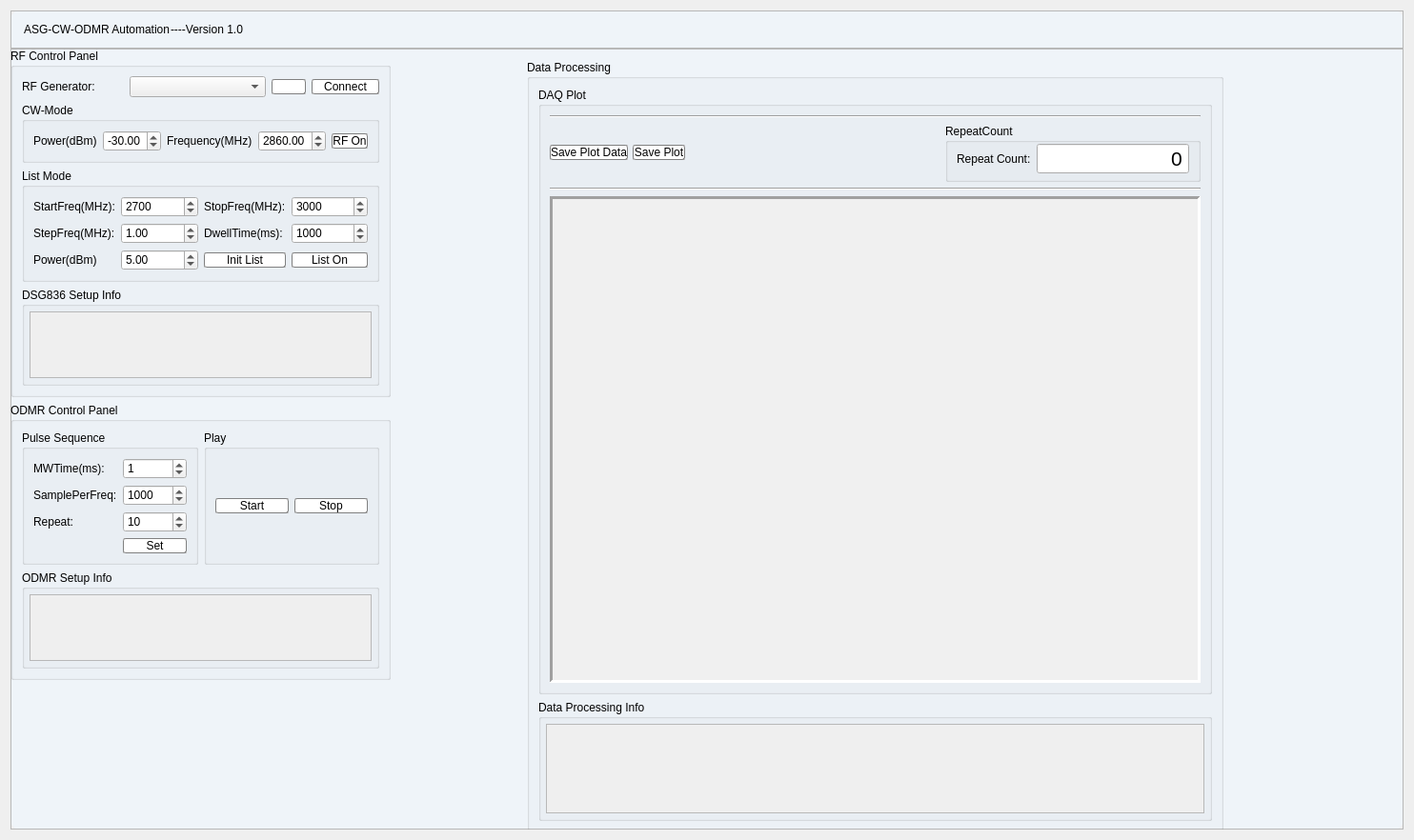
<?xml version="1.0" encoding="UTF-8"?>
<ui version="4.0">
 <class>Form</class>
 <widget class="QWidget" name="Form">
  <property name="geometry">
   <rect>
    <x>0</x>
    <y>0</y>
    <width>1484</width>
    <height>882</height>
   </rect>
  </property>
  <property name="sizePolicy">
   <sizepolicy hsizetype="Fixed" vsizetype="Fixed">
    <horstretch>0</horstretch>
    <verstretch>0</verstretch>
   </sizepolicy>
  </property>
  <property name="windowTitle">
   <string>Form</string>
  </property>
  <property name="styleSheet">
   <string notr="true">QWidget#Form{
	border-radius:10px;
}

QWidget#mainwidget{
	background-color: rgba(239, 244, 249, 0);
	border-radius:10px;
}
QFrame#mainframe{
	background-color: rgba(239, 244, 249, 255);
	border-radius:10px;
}
QGroupBox{
	border-width: 2px;
	
	font: 25 9pt &quot;Microsoft YaHei UI Light&quot;;
}
QPushButton{
	background-color: rgb(255, 255, 255);
	border-radius: 2px;
	border: 1px groove gray;
	font: 63 9pt &quot;Nunito Sans SemiBold&quot;;
}
QTabWidget{
	font: 63 9pt &quot;Nunito Sans SemiBold&quot;;
}
QLabel{
	font: 9pt &quot;Microsoft YaHei UI&quot;;
}
QComboBox{
	
	font: 9pt &quot;Menlo for Powerline&quot;;
}
</string>
  </property>
  <layout class="QVBoxLayout" name="verticalLayout_19" stretch="0">
   <item>
    <widget class="QWidget" name="mainwidget" native="true">
     <property name="styleSheet">
      <string notr="true"/>
     </property>
     <layout class="QVBoxLayout" name="verticalLayout_5">
      <property name="spacing">
       <number>0</number>
      </property>
      <property name="leftMargin">
       <number>0</number>
      </property>
      <property name="topMargin">
       <number>0</number>
      </property>
      <property name="rightMargin">
       <number>0</number>
      </property>
      <property name="bottomMargin">
       <number>0</number>
      </property>
      <item>
       <widget class="QFrame" name="mainframe">
        <property name="styleSheet">
         <string notr="true"/>
        </property>
        <property name="frameShape">
         <enum>QFrame::StyledPanel</enum>
        </property>
        <property name="frameShadow">
         <enum>QFrame::Raised</enum>
        </property>
        <layout class="QVBoxLayout" name="verticalLayout">
         <property name="spacing">
          <number>0</number>
         </property>
         <property name="leftMargin">
          <number>0</number>
         </property>
         <property name="topMargin">
          <number>0</number>
         </property>
         <property name="rightMargin">
          <number>0</number>
         </property>
         <property name="bottomMargin">
          <number>0</number>
         </property>
         <item>
          <widget class="QFrame" name="frame">
           <property name="sizePolicy">
            <sizepolicy hsizetype="Preferred" vsizetype="Preferred">
             <horstretch>0</horstretch>
             <verstretch>1</verstretch>
            </sizepolicy>
           </property>
           <property name="minimumSize">
            <size>
             <width>0</width>
             <height>40</height>
            </size>
           </property>
           <property name="baseSize">
            <size>
             <width>0</width>
             <height>0</height>
            </size>
           </property>
           <property name="styleSheet">
            <string notr="true"/>
           </property>
           <property name="frameShape">
            <enum>QFrame::StyledPanel</enum>
           </property>
           <property name="frameShadow">
            <enum>QFrame::Raised</enum>
           </property>
           <layout class="QHBoxLayout" name="horizontalLayout_2" stretch="0,0,0,80,3,3,3">
            <property name="spacing">
             <number>1</number>
            </property>
            <property name="leftMargin">
             <number>5</number>
            </property>
            <property name="topMargin">
             <number>1</number>
            </property>
            <property name="rightMargin">
             <number>1</number>
            </property>
            <property name="bottomMargin">
             <number>1</number>
            </property>
            <item>
             <widget class="QLabel" name="label_2">
              <property name="text">
               <string/>
              </property>
              <property name="pixmap">
               <pixmap resource="resources.qrc">:/my_icons/images/icons/window_title_icon.png</pixmap>
              </property>
             </widget>
            </item>
            <item>
             <widget class="QLabel" name="label">
              <property name="sizePolicy">
               <sizepolicy hsizetype="Preferred" vsizetype="Preferred">
                <horstretch>0</horstretch>
                <verstretch>0</verstretch>
               </sizepolicy>
              </property>
              <property name="font">
               <font>
                <family>Microsoft YaHei UI</family>
                <pointsize>9</pointsize>
                <weight>50</weight>
                <italic>false</italic>
                <bold>false</bold>
               </font>
              </property>
              <property name="styleSheet">
               <string notr="true"/>
              </property>
              <property name="text">
               <string>ASG-CW-ODMR Automation</string>
              </property>
             </widget>
            </item>
            <item>
             <widget class="QLabel" name="label_6">
              <property name="text">
               <string>----Version 1.0</string>
              </property>
             </widget>
            </item>
            <item>
             <spacer name="horizontalSpacer_2">
              <property name="orientation">
               <enum>Qt::Horizontal</enum>
              </property>
              <property name="sizeHint" stdset="0">
               <size>
                <width>40</width>
                <height>20</height>
               </size>
              </property>
             </spacer>
            </item>
            <item>
             <widget class="QPushButton" name="min_btn">
              <property name="sizePolicy">
               <sizepolicy hsizetype="Minimum" vsizetype="Fixed">
                <horstretch>0</horstretch>
                <verstretch>0</verstretch>
               </sizepolicy>
              </property>
              <property name="maximumSize">
               <size>
                <width>60</width>
                <height>30</height>
               </size>
              </property>
              <property name="styleSheet">
               <string notr="true">QPushButton {	
	border: none;
	border-radius: 2px;
	background-color: rgba(239, 244, 249, 0);
}
QPushButton:hover {
	background-color: rgba(160, 160, 160,100);
}
QPushButton:pressed {	
	background-color: transparent;
}
</string>
              </property>
              <property name="text">
               <string/>
              </property>
              <property name="icon">
               <iconset resource="resources.qrc">
                <normaloff>:/my_icons/images/icons/min.svg</normaloff>:/my_icons/images/icons/min.svg</iconset>
              </property>
             </widget>
            </item>
            <item>
             <widget class="QPushButton" name="max_btn">
              <property name="sizePolicy">
               <sizepolicy hsizetype="Minimum" vsizetype="Fixed">
                <horstretch>0</horstretch>
                <verstretch>0</verstretch>
               </sizepolicy>
              </property>
              <property name="maximumSize">
               <size>
                <width>60</width>
                <height>30</height>
               </size>
              </property>
              <property name="styleSheet">
               <string notr="true">QPushButton {	
	border: none;
	border-radius: 2px;
	background-color: rgba(239, 244, 249, 0);
}
QPushButton:hover {
	background-color: rgba(160, 160, 160,100);
}
QPushButton:pressed {	
	background-color: transparent;
}</string>
              </property>
              <property name="text">
               <string/>
              </property>
              <property name="icon">
               <iconset resource="resources.qrc">
                <normaloff>:/my_icons/images/icons/max.svg</normaloff>:/my_icons/images/icons/max.svg</iconset>
              </property>
              <property name="iconSize">
               <size>
                <width>20</width>
                <height>20</height>
               </size>
              </property>
             </widget>
            </item>
            <item>
             <widget class="QPushButton" name="close_btn">
              <property name="sizePolicy">
               <sizepolicy hsizetype="Minimum" vsizetype="Fixed">
                <horstretch>0</horstretch>
                <verstretch>0</verstretch>
               </sizepolicy>
              </property>
              <property name="maximumSize">
               <size>
                <width>60</width>
                <height>30</height>
               </size>
              </property>
              <property name="styleSheet">
               <string notr="true">QPushButton {	
	border: none;
	border-radius: 2px;
	background-color: rgba(239, 244, 249, 0);
}
QPushButton:hover {
	background-color: rgba(196, 43, 28,200);
}
QPushButton:pressed {	
	background-color: transparent;
}</string>
              </property>
              <property name="text">
               <string/>
              </property>
              <property name="icon">
               <iconset resource="resources.qrc">
                <normaloff>:/my_icons/images/icons/close_btn.svg</normaloff>:/my_icons/images/icons/close_btn.svg</iconset>
              </property>
             </widget>
            </item>
           </layout>
          </widget>
         </item>
         <item>
          <widget class="QFrame" name="frame_2">
           <property name="sizePolicy">
            <sizepolicy hsizetype="Preferred" vsizetype="Preferred">
             <horstretch>0</horstretch>
             <verstretch>100</verstretch>
            </sizepolicy>
           </property>
           <property name="styleSheet">
            <string notr="true">QPushButton:hover {
	background-color: rgba(160, 160, 160,100);
}
QPushButton:pressed {	
	background-color: transparent;
}</string>
           </property>
           <property name="frameShape">
            <enum>QFrame::StyledPanel</enum>
           </property>
           <property name="frameShadow">
            <enum>QFrame::Raised</enum>
           </property>
           <widget class="QGroupBox" name="groupBox_9">
            <property name="geometry">
             <rect>
              <x>542</x>
              <y>12</y>
              <width>731</width>
              <height>811</height>
             </rect>
            </property>
            <property name="title">
             <string>Data Processing</string>
            </property>
            <layout class="QVBoxLayout" name="verticalLayout_3" stretch="5,1">
             <item>
              <widget class="QGroupBox" name="groupBox_5">
               <property name="title">
                <string>DAQ Plot</string>
               </property>
               <layout class="QVBoxLayout" name="verticalLayout_2" stretch="0,1,0,10">
                <item>
                 <widget class="Line" name="line_2">
                  <property name="orientation">
                   <enum>Qt::Horizontal</enum>
                  </property>
                 </widget>
                </item>
                <item>
                 <layout class="QHBoxLayout" name="horizontalLayout_10" stretch="0,0,0,0">
                  <property name="spacing">
                   <number>5</number>
                  </property>
                  <item>
                   <widget class="QPushButton" name="save_plot_data_btn">
                    <property name="text">
                     <string>Save Plot Data</string>
                    </property>
                    <property name="icon">
                     <iconset resource="resources.qrc">
                      <normaloff>:/my_icons/images/icons/save.svg</normaloff>:/my_icons/images/icons/save.svg</iconset>
                    </property>
                    <property name="iconSize">
                     <size>
                      <width>20</width>
                      <height>25</height>
                     </size>
                    </property>
                   </widget>
                  </item>
                  <item>
                   <widget class="QPushButton" name="save_plot_btn">
                    <property name="text">
                     <string>Save Plot</string>
                    </property>
                    <property name="icon">
                     <iconset resource="resources.qrc">
                      <normaloff>:/my_icons/images/icons/picture.svg</normaloff>:/my_icons/images/icons/picture.svg</iconset>
                    </property>
                    <property name="iconSize">
                     <size>
                      <width>20</width>
                      <height>25</height>
                     </size>
                    </property>
                   </widget>
                  </item>
                  <item>
                   <spacer name="horizontalSpacer">
                    <property name="orientation">
                     <enum>Qt::Horizontal</enum>
                    </property>
                    <property name="sizeHint" stdset="0">
                     <size>
                      <width>40</width>
                      <height>20</height>
                     </size>
                    </property>
                   </spacer>
                  </item>
                  <item>
                   <widget class="QGroupBox" name="groupBox_10">
                    <property name="title">
                     <string>RepeatCount</string>
                    </property>
                    <layout class="QHBoxLayout" name="horizontalLayout_4">
                     <property name="topMargin">
                      <number>0</number>
                     </property>
                     <property name="bottomMargin">
                      <number>5</number>
                     </property>
                     <item>
                      <widget class="QLabel" name="label_13">
                       <property name="text">
                        <string>Repeat Count:</string>
                       </property>
                      </widget>
                     </item>
                     <item>
                      <widget class="QSpinBox" name="repeat_count_num">
                       <property name="sizePolicy">
                        <sizepolicy hsizetype="Expanding" vsizetype="Expanding">
                         <horstretch>0</horstretch>
                         <verstretch>0</verstretch>
                        </sizepolicy>
                       </property>
                       <property name="font">
                        <font>
                         <pointsize>16</pointsize>
                        </font>
                       </property>
                       <property name="alignment">
                        <set>Qt::AlignRight|Qt::AlignTrailing|Qt::AlignVCenter</set>
                       </property>
                       <property name="readOnly">
                        <bool>true</bool>
                       </property>
                       <property name="buttonSymbols">
                        <enum>QAbstractSpinBox::NoButtons</enum>
                       </property>
                       <property name="maximum">
                        <number>1000</number>
                       </property>
                       <property name="value">
                        <number>0</number>
                       </property>
                      </widget>
                     </item>
                    </layout>
                   </widget>
                  </item>
                 </layout>
                </item>
                <item>
                 <widget class="Line" name="line">
                  <property name="orientation">
                   <enum>Qt::Horizontal</enum>
                  </property>
                 </widget>
                </item>
                <item>
                 <widget class="QFrame" name="graph_frame">
                  <property name="styleSheet">
                   <string notr="true">background-color: rgb(240, 240, 240);</string>
                  </property>
                  <property name="frameShape">
                   <enum>QFrame::Panel</enum>
                  </property>
                  <property name="frameShadow">
                   <enum>QFrame::Sunken</enum>
                  </property>
                  <property name="lineWidth">
                   <number>3</number>
                  </property>
                  <property name="midLineWidth">
                   <number>3</number>
                  </property>
                 </widget>
                </item>
               </layout>
              </widget>
             </item>
             <item>
              <widget class="QGroupBox" name="groupBox_11">
               <property name="title">
                <string>Data Processing Info</string>
               </property>
               <layout class="QGridLayout" name="gridLayout_7">
                <property name="leftMargin">
                 <number>5</number>
                </property>
                <property name="topMargin">
                 <number>5</number>
                </property>
                <property name="rightMargin">
                 <number>5</number>
                </property>
                <property name="bottomMargin">
                 <number>5</number>
                </property>
                <item row="0" column="0">
                 <widget class="QScrollArea" name="data_processing_scroll">
                  <property name="sizePolicy">
                   <sizepolicy hsizetype="Minimum" vsizetype="Minimum">
                    <horstretch>0</horstretch>
                    <verstretch>0</verstretch>
                   </sizepolicy>
                  </property>
                  <property name="widgetResizable">
                   <bool>true</bool>
                  </property>
                  <widget class="QWidget" name="scrollAreaWidgetContents_3">
                   <property name="geometry">
                    <rect>
                     <x>0</x>
                     <y>0</y>
                     <width>693</width>
                     <height>93</height>
                    </rect>
                   </property>
                   <layout class="QVBoxLayout" name="verticalLayout_24">
                    <item>
                     <widget class="QLabel" name="data_processing_msg">
                      <property name="text">
                       <string/>
                      </property>
                     </widget>
                    </item>
                   </layout>
                  </widget>
                 </widget>
                </item>
               </layout>
              </widget>
             </item>
            </layout>
           </widget>
           <widget class="QWidget" name="">
            <layout class="QVBoxLayout" name="verticalLayout_4">
             <item>
              <widget class="QGroupBox" name="groupBox_3">
               <property name="styleSheet">
                <string notr="true"/>
               </property>
               <property name="title">
                <string>RF Control Panel</string>
               </property>
               <layout class="QVBoxLayout" name="verticalLayout_6">
                <item>
                 <layout class="QHBoxLayout" name="horizontalLayout" stretch="3,4,1,2">
                  <item>
                   <widget class="QLabel" name="label_4">
                    <property name="text">
                     <string>RF Generator:</string>
                    </property>
                   </widget>
                  </item>
                  <item>
                   <widget class="QComboBox" name="rf_cbx"/>
                  </item>
                  <item>
                   <widget class="QPushButton" name="rf_visa_rst_btn">
                    <property name="text">
                     <string/>
                    </property>
                    <property name="icon">
                     <iconset resource="resources.qrc">
                      <normaloff>:/my_icons/images/icons/restore.svg</normaloff>:/my_icons/images/icons/restore.svg</iconset>
                    </property>
                    <property name="iconSize">
                     <size>
                      <width>20</width>
                      <height>25</height>
                     </size>
                    </property>
                   </widget>
                  </item>
                  <item>
                   <widget class="QPushButton" name="rf_connect_btn">
                    <property name="styleSheet">
                     <string notr="true">QPushButton{
	font: 10pt &quot;Yu Gothic UI&quot;;	

}</string>
                    </property>
                    <property name="text">
                     <string>Connect</string>
                    </property>
                    <property name="icon">
                     <iconset resource="resources.qrc">
                      <normaloff>:/my_icons/images/icons/connect.svg</normaloff>:/my_icons/images/icons/connect.svg</iconset>
                    </property>
                    <property name="iconSize">
                     <size>
                      <width>20</width>
                      <height>25</height>
                     </size>
                    </property>
                   </widget>
                  </item>
                 </layout>
                </item>
                <item>
                 <widget class="QGroupBox" name="groupBox_13">
                  <property name="title">
                   <string>CW-Mode</string>
                  </property>
                  <layout class="QHBoxLayout" name="horizontalLayout_6">
                   <item>
                    <widget class="QLabel" name="label_17">
                     <property name="text">
                      <string>Power(dBm)</string>
                     </property>
                    </widget>
                   </item>
                   <item>
                    <widget class="QDoubleSpinBox" name="cw_power_spbx">
                     <property name="minimum">
                      <double>-50.000000000000000</double>
                     </property>
                     <property name="maximum">
                      <double>10.000000000000000</double>
                     </property>
                     <property name="singleStep">
                      <double>0.100000000000000</double>
                     </property>
                     <property name="value">
                      <double>-30.000000000000000</double>
                     </property>
                    </widget>
                   </item>
                   <item>
                    <widget class="QLabel" name="label_18">
                     <property name="text">
                      <string>Frequency(MHz)</string>
                     </property>
                    </widget>
                   </item>
                   <item>
                    <widget class="QDoubleSpinBox" name="cw_freq_spbx">
                     <property name="minimum">
                      <double>100.000000000000000</double>
                     </property>
                     <property name="maximum">
                      <double>6000.000000000000000</double>
                     </property>
                     <property name="singleStep">
                      <double>0.100000000000000</double>
                     </property>
                     <property name="value">
                      <double>2860.000000000000000</double>
                     </property>
                    </widget>
                   </item>
                   <item>
                    <widget class="QPushButton" name="rf_ply_stp_btn">
                     <property name="text">
                      <string>RF On</string>
                     </property>
                     <property name="icon">
                      <iconset resource="resources.qrc">
                       <normaloff>:/my_icons/images/icons/play.svg</normaloff>:/my_icons/images/icons/play.svg</iconset>
                     </property>
                     <property name="iconSize">
                      <size>
                       <width>20</width>
                       <height>25</height>
                      </size>
                     </property>
                    </widget>
                   </item>
                  </layout>
                 </widget>
                </item>
                <item>
                 <widget class="QGroupBox" name="groupBox_14">
                  <property name="title">
                   <string>List Mode</string>
                  </property>
                  <layout class="QGridLayout" name="gridLayout_5">
                   <item row="1" column="3">
                    <widget class="QLabel" name="label_3">
                     <property name="text">
                      <string>DwellTime(ms):</string>
                     </property>
                    </widget>
                   </item>
                   <item row="2" column="3">
                    <widget class="QPushButton" name="init_list_btn">
                     <property name="styleSheet">
                      <string notr="true">QPushButton{
	font: 10pt &quot;Yu Gothic UI&quot;;	

}</string>
                     </property>
                     <property name="text">
                      <string>Init List</string>
                     </property>
                     <property name="icon">
                      <iconset resource="resources.qrc">
                       <normaloff>:/my_icons/images/icons/download.svg</normaloff>:/my_icons/images/icons/download.svg</iconset>
                     </property>
                     <property name="iconSize">
                      <size>
                       <width>20</width>
                       <height>25</height>
                      </size>
                     </property>
                    </widget>
                   </item>
                   <item row="0" column="5">
                    <widget class="QSpinBox" name="stop_freq_spbx">
                     <property name="maximum">
                      <number>6000</number>
                     </property>
                     <property name="value">
                      <number>3000</number>
                     </property>
                    </widget>
                   </item>
                   <item row="0" column="3">
                    <widget class="QLabel" name="label_14">
                     <property name="text">
                      <string>StopFreq(MHz):</string>
                     </property>
                    </widget>
                   </item>
                   <item row="0" column="1">
                    <widget class="QLabel" name="label_15">
                     <property name="text">
                      <string>StartFreq(MHz):</string>
                     </property>
                    </widget>
                   </item>
                   <item row="1" column="2">
                    <widget class="QDoubleSpinBox" name="step_freq_spbx">
                     <property name="maximum">
                      <double>10.000000000000000</double>
                     </property>
                     <property name="singleStep">
                      <double>0.100000000000000</double>
                     </property>
                     <property name="value">
                      <double>1.000000000000000</double>
                     </property>
                    </widget>
                   </item>
                   <item row="0" column="2">
                    <widget class="QSpinBox" name="start_freq_spbx">
                     <property name="maximum">
                      <number>3000</number>
                     </property>
                     <property name="value">
                      <number>2700</number>
                     </property>
                    </widget>
                   </item>
                   <item row="1" column="1">
                    <widget class="QLabel" name="label_16">
                     <property name="text">
                      <string>StepFreq(MHz):</string>
                     </property>
                    </widget>
                   </item>
                   <item row="1" column="5">
                    <widget class="QSpinBox" name="dwell_time_spbx">
                     <property name="minimum">
                      <number>1</number>
                     </property>
                     <property name="maximum">
                      <number>2000</number>
                     </property>
                     <property name="value">
                      <number>1000</number>
                     </property>
                    </widget>
                   </item>
                   <item row="2" column="5">
                    <widget class="QPushButton" name="list_ply_stp_btn">
                     <property name="text">
                      <string>List On</string>
                     </property>
                     <property name="icon">
                      <iconset resource="resources.qrc">
                       <normaloff>:/my_icons/images/icons/play.svg</normaloff>:/my_icons/images/icons/play.svg</iconset>
                     </property>
                     <property name="iconSize">
                      <size>
                       <width>20</width>
                       <height>25</height>
                      </size>
                     </property>
                    </widget>
                   </item>
                   <item row="2" column="2">
                    <widget class="QDoubleSpinBox" name="list_power_spbx">
                     <property name="minimum">
                      <double>-50.000000000000000</double>
                     </property>
                     <property name="maximum">
                      <double>10.000000000000000</double>
                     </property>
                     <property name="singleStep">
                      <double>0.100000000000000</double>
                     </property>
                     <property name="value">
                      <double>5.000000000000000</double>
                     </property>
                    </widget>
                   </item>
                   <item row="2" column="1">
                    <widget class="QLabel" name="label_19">
                     <property name="text">
                      <string>Power(dBm)</string>
                     </property>
                    </widget>
                   </item>
                  </layout>
                 </widget>
                </item>
                <item>
                 <widget class="QGroupBox" name="groupBox_6">
                  <property name="title">
                   <string>DSG836 Setup Info</string>
                  </property>
                  <layout class="QGridLayout" name="gridLayout_2">
                   <property name="leftMargin">
                    <number>5</number>
                   </property>
                   <property name="topMargin">
                    <number>5</number>
                   </property>
                   <property name="rightMargin">
                    <number>5</number>
                   </property>
                   <property name="bottomMargin">
                    <number>5</number>
                   </property>
                   <item row="0" column="0">
                    <widget class="QScrollArea" name="rf_scroll">
                     <property name="sizePolicy">
                      <sizepolicy hsizetype="Minimum" vsizetype="Minimum">
                       <horstretch>0</horstretch>
                       <verstretch>0</verstretch>
                      </sizepolicy>
                     </property>
                     <property name="widgetResizable">
                      <bool>true</bool>
                     </property>
                     <widget class="QWidget" name="scrollAreaWidgetContents">
                      <property name="geometry">
                       <rect>
                        <x>0</x>
                        <y>0</y>
                        <width>476</width>
                        <height>85</height>
                       </rect>
                      </property>
                      <layout class="QVBoxLayout" name="verticalLayout_7">
                       <item>
                        <widget class="QLabel" name="rf_msg">
                         <property name="text">
                          <string/>
                         </property>
                        </widget>
                       </item>
                      </layout>
                     </widget>
                    </widget>
                   </item>
                  </layout>
                 </widget>
                </item>
               </layout>
              </widget>
             </item>
             <item>
              <widget class="QGroupBox" name="groupBox">
               <property name="title">
                <string>ODMR Control Panel</string>
               </property>
               <layout class="QVBoxLayout" name="verticalLayout_9">
                <item>
                 <layout class="QHBoxLayout" name="horizontalLayout_8">
                  <item>
                   <widget class="QGroupBox" name="groupBox_8">
                    <property name="title">
                     <string>Pulse Sequence</string>
                    </property>
                    <layout class="QGridLayout" name="gridLayout_6">
                     <item row="0" column="1">
                      <widget class="QLabel" name="label_7">
                       <property name="text">
                        <string>MWTime(ms):</string>
                       </property>
                      </widget>
                     </item>
                     <item row="1" column="2">
                      <widget class="QSpinBox" name="sample_spbx">
                       <property name="maximum">
                        <number>5000</number>
                       </property>
                       <property name="value">
                        <number>1000</number>
                       </property>
                      </widget>
                     </item>
                     <item row="1" column="1">
                      <widget class="QLabel" name="label_10">
                       <property name="text">
                        <string>SamplePerFreq:</string>
                       </property>
                      </widget>
                     </item>
                     <item row="0" column="2">
                      <widget class="QSpinBox" name="mw_time_spbx">
                       <property name="maximum">
                        <number>100</number>
                       </property>
                       <property name="value">
                        <number>1</number>
                       </property>
                      </widget>
                     </item>
                     <item row="3" column="2">
                      <widget class="QSpinBox" name="repeat_spbx">
                       <property name="maximum">
                        <number>1000</number>
                       </property>
                       <property name="value">
                        <number>10</number>
                       </property>
                      </widget>
                     </item>
                     <item row="3" column="1">
                      <widget class="QLabel" name="label_9">
                       <property name="text">
                        <string>Repeat:</string>
                       </property>
                      </widget>
                     </item>
                     <item row="4" column="2">
                      <widget class="QPushButton" name="set_pulser_count_btn">
                       <property name="styleSheet">
                        <string notr="true">QPushButton{
	font: 10pt &quot;Yu Gothic UI&quot;;	

}</string>
                       </property>
                       <property name="text">
                        <string>Set</string>
                       </property>
                       <property name="icon">
                        <iconset resource="resources.qrc">
                         <normaloff>:/my_icons/images/icons/download.svg</normaloff>:/my_icons/images/icons/download.svg</iconset>
                       </property>
                       <property name="iconSize">
                        <size>
                         <width>20</width>
                         <height>25</height>
                        </size>
                       </property>
                      </widget>
                     </item>
                    </layout>
                   </widget>
                  </item>
                  <item>
                   <widget class="QGroupBox" name="groupBox_4">
                    <property name="title">
                     <string>Play</string>
                    </property>
                    <layout class="QHBoxLayout" name="horizontalLayout_3">
                     <item>
                      <widget class="QPushButton" name="odmr_start_btn">
                       <property name="styleSheet">
                        <string notr="true">QPushButton{
	font: 10pt &quot;Yu Gothic UI&quot;;	

}</string>
                       </property>
                       <property name="text">
                        <string>Start</string>
                       </property>
                       <property name="icon">
                        <iconset resource="resources.qrc">
                         <normaloff>:/my_icons/images/icons/play.svg</normaloff>:/my_icons/images/icons/play.svg</iconset>
                       </property>
                       <property name="iconSize">
                        <size>
                         <width>20</width>
                         <height>25</height>
                        </size>
                       </property>
                      </widget>
                     </item>
                     <item>
                      <widget class="QPushButton" name="odmr_stop_btn">
                       <property name="styleSheet">
                        <string notr="true">QPushButton{
	font: 10pt &quot;Yu Gothic UI&quot;;	

}</string>
                       </property>
                       <property name="text">
                        <string>Stop</string>
                       </property>
                       <property name="icon">
                        <iconset resource="resources.qrc">
                         <normaloff>:/my_icons/images/icons/stop.svg</normaloff>:/my_icons/images/icons/stop.svg</iconset>
                       </property>
                       <property name="iconSize">
                        <size>
                         <width>20</width>
                         <height>25</height>
                        </size>
                       </property>
                      </widget>
                     </item>
                    </layout>
                   </widget>
                  </item>
                 </layout>
                </item>
                <item>
                 <widget class="QGroupBox" name="groupBox_7">
                  <property name="title">
                   <string>ODMR Setup Info</string>
                  </property>
                  <layout class="QGridLayout" name="gridLayout_3">
                   <property name="leftMargin">
                    <number>5</number>
                   </property>
                   <property name="topMargin">
                    <number>5</number>
                   </property>
                   <property name="rightMargin">
                    <number>5</number>
                   </property>
                   <property name="bottomMargin">
                    <number>5</number>
                   </property>
                   <item row="0" column="0">
                    <widget class="QScrollArea" name="pulser_scroll">
                     <property name="sizePolicy">
                      <sizepolicy hsizetype="Minimum" vsizetype="Minimum">
                       <horstretch>0</horstretch>
                       <verstretch>0</verstretch>
                      </sizepolicy>
                     </property>
                     <property name="widgetResizable">
                      <bool>true</bool>
                     </property>
                     <widget class="QWidget" name="scrollAreaWidgetContents_2">
                      <property name="geometry">
                       <rect>
                        <x>0</x>
                        <y>0</y>
                        <width>476</width>
                        <height>133</height>
                       </rect>
                      </property>
                      <layout class="QVBoxLayout" name="verticalLayout_8">
                       <item>
                        <widget class="QLabel" name="pulser_msg">
                         <property name="text">
                          <string/>
                         </property>
                        </widget>
                       </item>
                      </layout>
                     </widget>
                    </widget>
                   </item>
                  </layout>
                 </widget>
                </item>
               </layout>
              </widget>
             </item>
            </layout>
           </widget>
          </widget>
         </item>
        </layout>
       </widget>
      </item>
     </layout>
    </widget>
   </item>
  </layout>
 </widget>
 <resources>
  <include location="resources.qrc"/>
  <include location="resources.qrc"/>
  <include location="../rabi/resources.qrc"/>
 </resources>
 <connections/>
</ui>
